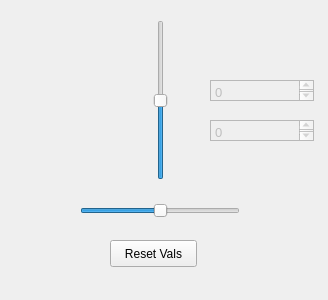
<?xml version="1.0" encoding="UTF-8"?>
<ui version="4.0">
 <class>Form</class>
 <widget class="QWidget" name="Form">
  <property name="enabled">
   <bool>true</bool>
  </property>
  <property name="geometry">
   <rect>
    <x>0</x>
    <y>0</y>
    <width>328</width>
    <height>300</height>
   </rect>
  </property>
  <property name="windowTitle">
   <string>First QT</string>
  </property>
  <widget class="QSlider" name="x_vel">
   <property name="geometry">
    <rect>
     <x>80</x>
     <y>200</y>
     <width>160</width>
     <height>21</height>
    </rect>
   </property>
   <property name="minimum">
    <number>-5</number>
   </property>
   <property name="maximum">
    <number>5</number>
   </property>
   <property name="orientation">
    <enum>Qt::Horizontal</enum>
   </property>
  </widget>
  <widget class="QSlider" name="y_vel">
   <property name="geometry">
    <rect>
     <x>150</x>
     <y>20</y>
     <width>21</width>
     <height>160</height>
    </rect>
   </property>
   <property name="minimum">
    <number>-5</number>
   </property>
   <property name="maximum">
    <number>5</number>
   </property>
   <property name="orientation">
    <enum>Qt::Vertical</enum>
   </property>
  </widget>
  <widget class="QPushButton" name="resetButton">
   <property name="geometry">
    <rect>
     <x>110</x>
     <y>240</y>
     <width>87</width>
     <height>27</height>
    </rect>
   </property>
   <property name="text">
    <string>Reset Vals</string>
   </property>
  </widget>
  <widget class="QTextEdit" name="y_label">
   <property name="enabled">
    <bool>false</bool>
   </property>
   <property name="geometry">
    <rect>
     <x>210</x>
     <y>80</y>
     <width>104</width>
     <height>21</height>
    </rect>
   </property>
   <property name="html">
    <string>&lt;!DOCTYPE HTML PUBLIC &quot;-//W3C//DTD HTML 4.0//EN&quot; &quot;http://www.w3.org/TR/REC-html40/strict.dtd&quot;&gt;
&lt;html&gt;&lt;head&gt;&lt;meta name=&quot;qrichtext&quot; content=&quot;1&quot; /&gt;&lt;style type=&quot;text/css&quot;&gt;
p, li { white-space: pre-wrap; }
&lt;/style&gt;&lt;/head&gt;&lt;body style=&quot; font-family:'Droid Sans'; font-size:10pt; font-weight:400; font-style:normal;&quot;&gt;
&lt;p style=&quot; margin-top:0px; margin-bottom:0px; margin-left:0px; margin-right:0px; -qt-block-indent:0; text-indent:0px;&quot;&gt;0&lt;/p&gt;&lt;/body&gt;&lt;/html&gt;</string>
   </property>
  </widget>
  <widget class="QTextEdit" name="x_label">
   <property name="enabled">
    <bool>false</bool>
   </property>
   <property name="geometry">
    <rect>
     <x>210</x>
     <y>120</y>
     <width>104</width>
     <height>21</height>
    </rect>
   </property>
   <property name="html">
    <string>&lt;!DOCTYPE HTML PUBLIC &quot;-//W3C//DTD HTML 4.0//EN&quot; &quot;http://www.w3.org/TR/REC-html40/strict.dtd&quot;&gt;
&lt;html&gt;&lt;head&gt;&lt;meta name=&quot;qrichtext&quot; content=&quot;1&quot; /&gt;&lt;style type=&quot;text/css&quot;&gt;
p, li { white-space: pre-wrap; }
&lt;/style&gt;&lt;/head&gt;&lt;body style=&quot; font-family:'Droid Sans'; font-size:10pt; font-weight:400; font-style:normal;&quot;&gt;
&lt;p style=&quot; margin-top:0px; margin-bottom:0px; margin-left:0px; margin-right:0px; -qt-block-indent:0; text-indent:0px;&quot;&gt;0&lt;/p&gt;&lt;/body&gt;&lt;/html&gt;</string>
   </property>
  </widget>
 </widget>
 <resources/>
 <connections/>
</ui>
